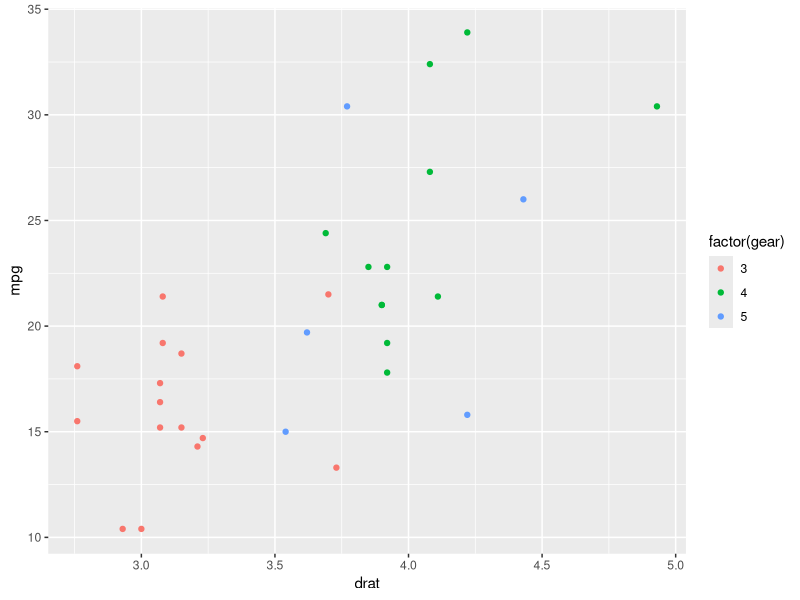

Reproduce this figure in R.
library(ggplot2)  
png(file = "scatterplotme.png")  
ggplot(mtcars, aes(x = drat, y = mpg)) +  
geom_point(aes(color=factor(gear)))  
dev.off() 
